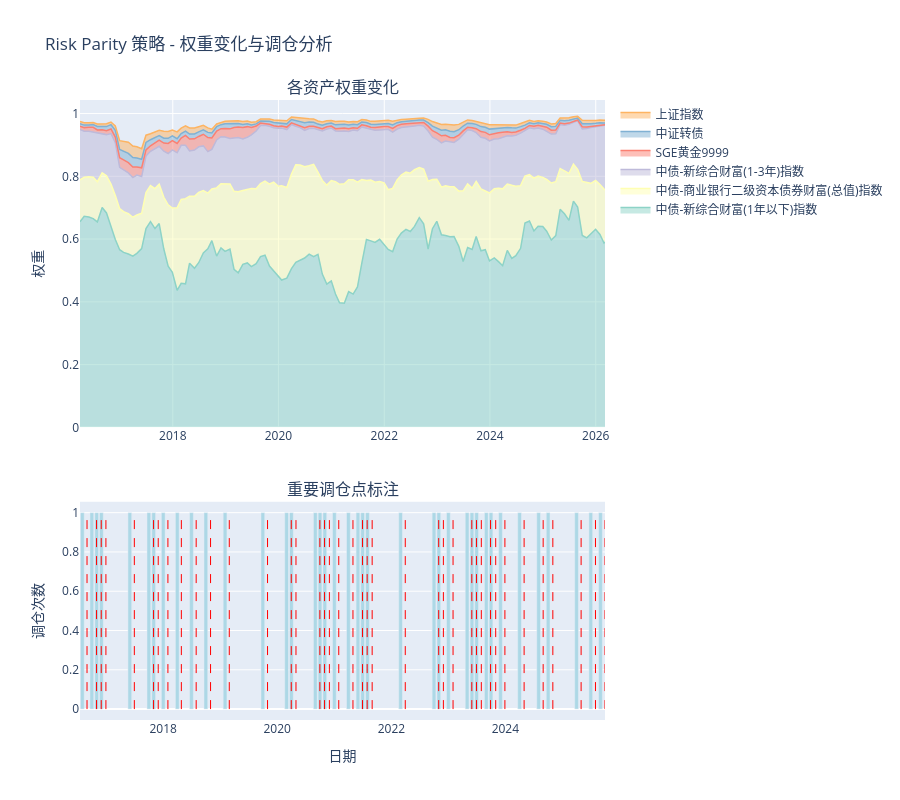

Notebook code for this chart:
### Code cell
# 权重变化分析与调仓点标注
# 分析模型的重要调仓时机
rp_viz.plot_weight_changes_analysis(threshold=0.03)
